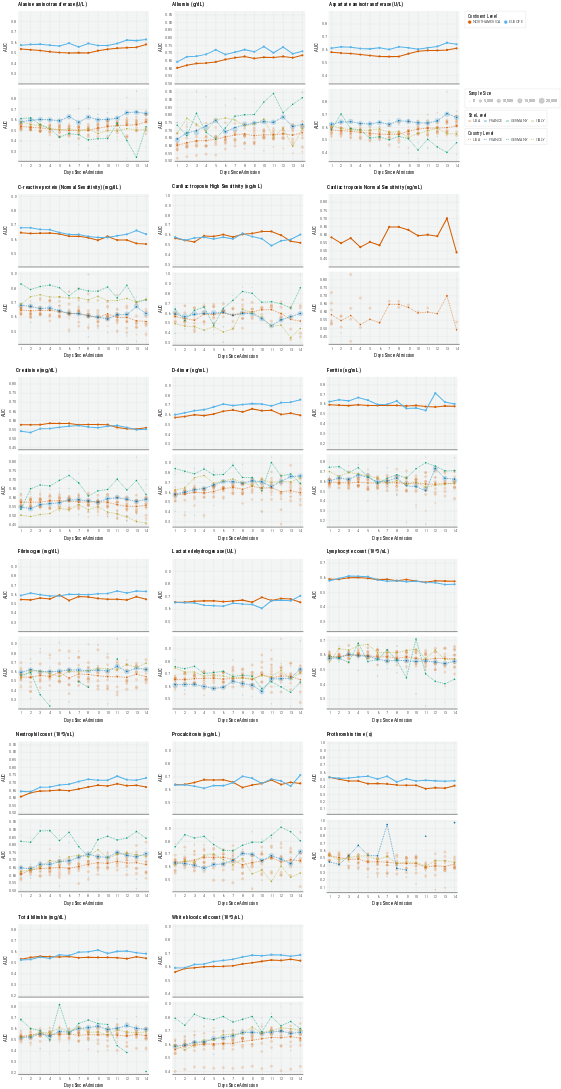

Here is the notebook cell this chart was saved with:
### Code cell
def plot_lab(df=None, lab='Neutrophil count (10*3/uL)', is_country=True):
    d = df.copy()
    d = d[d.lab == lab]
        
    showLegend = False
    if (lab == 'Aspartate aminotransferase (U/L)'): # | (lab == 'Cardiac troponin Normal Sensitivity (ng/mL)') | (lab == 'Ferritin (ng/mL)') | (lab == 'Lymphocyte count (10*3/uL)') | (lab == 'Prothrombin time (s)'):
        showLegend = True
    
    """
    Continent-Level
    """
    nd = d[d.siteid.str.contains('USA') | d.siteid.str.contains('EUROPE')].copy()
    nd.siteid = nd.siteid.apply(lambda x: x.replace('META-', ''))
    nd.siteid = nd.siteid.apply(lambda x: x.replace('USA', 'NORTH AMERICA'))
    color_scale=alt.Scale(domain=continents, range=continent_colors)
    
    plot = alt.Chart(
        nd
    ).mark_line(
#         point=True,
        size=3.5,
#         stroke='black',
        opacity=1
    ).encode(
        x=alt.X("day:Q", title=None, axis=alt.Axis(labelAngle=0, tickCount=10, labels=False), scale=alt.Scale(clamp=True, nice=False, padding=10)),
        y=alt.Y("value:Q", title='AUC', scale=alt.Scale(zero=False, nice=False, padding=10)),
        # shape=alt.Shape("siteid:N", title='Continent', scale=alt.Scale(domain=['USA', 'EUROPE'], range=['circle', 'diamond']), legend=alt.Legend() if showLegend else None),
        color=alt.Color("siteid:N", title='Continent Level', scale=color_scale, legend=alt.Legend() if showLegend else None)
    ).properties(
        width=450,
        height=250
    )
    
    point = plot.mark_point(
        filled=True,
        opacity=1,
        size=60
    ).encode(
        color=alt.Color("siteid:N", title='Continent Level', scale=color_scale)
    )
    

    rp = (plot + point)
    
    """
    Country-Level
    """
    dm = d[d.siteid.str.contains('META')].copy()
    dm = dm[~dm.siteid.str.contains('EUROPE')]
    dm.siteid = dm.siteid.apply(lambda x: x.replace('META-', ''))
    dm.level = "continent"
    color_scale=alt.Scale(domain=countries, range=country_colors)
    
    plot = alt.Chart(
        dm
    ).mark_line(
        point=False,
        size=2,
#         stroke='black',
        opacity=1
    ).encode(
        x=alt.X("day:Q", title='Days Since Admission', axis=alt.Axis(labelAngle=0, tickCount=10, labels=False), scale=alt.Scale(clamp=True, nice=False, padding=10)),
        y=alt.Y("value:Q", title='AUC', scale=alt.Scale(zero=False, nice=False, padding=10)),
        # shape=alt.Shape("siteid:N", title='Continent', scale=alt.Scale(domain=['USA', 'EUROPE'], range=['circle', 'diamond']), legend=alt.Legend() if showLegend else None),
        color=alt.Color("siteid:N", title='Country Level', scale=color_scale, legend=alt.Legend(symbolDash=[3, 3]) if showLegend else None),
        strokeDash=alt.value([3, 3])
    ).properties(
        width=450,
        height=250
    )
    
    point = plot.mark_point(
        filled=True,
        opacity=1,
        size=30
    ).encode(
        color=alt.Color("siteid:N", title='Country', scale=color_scale, legend=None)
    )
    

    cp = alt.layer(plot, point).resolve_scale(color='independent')

    """
    Site-Level
    """
    dm = d[~d.siteid.str.contains('META')].copy()
    color_scale=alt.Scale(domain=countries, range=country_colors)

    plot = alt.Chart(
        dm
    ).mark_line(
        point=False,
        size=2.5,
#         stroke='black',
        opacity=0
    ).encode(
        x=alt.X("day:Q", title='Days Since Admission', axis=alt.Axis(labelAngle=0, tickCount=10, labels=True), scale=alt.Scale(clamp=True, nice=False, padding=10)),
        y=alt.Y("value:Q", title='AUC', scale=alt.Scale(zero=False, nice=False, padding=10)),
        color=alt.Color("country:N", title='Site Level', scale=color_scale, legend=alt.Legend() if showLegend else None),
    ).properties(
        width=450,
        height=250
    )
    
    point = plot.mark_point(
        filled=True,
        opacity=0.2,
        size=150,
    ).encode(
        color=alt.Color("country:N", title="Site Level", scale=alt.Scale(domain=countries, range=country_colors), legend=None),
        size=alt.Size('N:Q', title='Sample Size', legend=alt.Legend(symbolFillColor='black') if showLegend else None, scale=alt.Scale(domain=[0, 20000])),
        
        # color=alt.Color("N:Q", title='Sample Size', legend=alt.Legend() if showLegend else None),
        # shape=alt.Shape("siteid:N", title=None, scale=alt.Scale(domain=sites, range=site_shapes), legend=None),
        
        # opacity=alt.Opacity('N:Q', title='Sample Size', scale=alt.Scale(range=[0, 1]))
    )
    

    sp = alt.layer(plot, point)
    
    """
    Combine
    """
    plot = alt.vconcat(rp, alt.layer(sp, cp).resolve_scale(color='independent'), spacing=10).resolve_scale(color='independent', size='independent', shape='independent', y='shared', x='shared')
    # plot = (sp + cp).resolve_scale(color='independent', size='independent', shape='independent')
    
    plot = plot.properties(
        title={
            "text": [
                f"{lab}",
            ],
            "dx": 50,
            'fontSize': 18,
            "subtitleColor": "gray",
        }
    )

    return plot
# def plot_lab(df=None, lab='Neutrophil count (10*3/uL)', is_country=True):
#     d = df.copy()
#     d = d[d.lab == lab]
    
#     showLegend = False
#     if lab == 'Aspartate aminotransferase (U/L)':
#         showLegend = True
    
#     """
#     Country-Level
#     """
#     dm = d[d.siteid.str.contains('META')].copy()
#     dm.siteid = dm.siteid.apply(lambda x: x.replace('META-', ''))
#     color_scale=alt.Scale(domain=countries, range=country_colors)
    
#     plot = alt.Chart(
#         dm
#     ).mark_line(
# #         point=True,
#         size=2.5,
# #         stroke='black',
#         opacity=1
#     ).encode(
#         x=alt.X("day:Q", title='Days Since Admission', axis=alt.Axis(labelAngle=0, tickCount=10), scale=alt.Scale(clamp=True, nice=False, padding=10)),
#         y=alt.Y("value:Q", title='AUC', scale=alt.Scale(zero=False, nice=False, padding=10)),
#         # shape=alt.Shape("siteid:N", title='Continent', scale=alt.Scale(domain=['USA', 'EUROPE'], range=['circle', 'diamond']), legend=alt.Legend() if showLegend else None),
#         color=alt.Color("siteid:N", title='Country & Continent', scale=color_scale, legend=alt.Legend() if showLegend else None),
#     ).properties(
#         width=450,
#         height=250
#     )
    
#     point = plot.mark_point(
#         filled=True,
#         opacity=1,
#         size=30
#     ).encode(
#         color=alt.Color("siteid:N", title='Country & Continent', scale=color_scale)
#     )
    

#     cp = (plot + point) # if is_country else plot

#     """
#     Site-Level
#     """
#     dm = d[~d.siteid.str.contains('META')].copy()
#     color_scale=alt.Scale(domain=sites, range=site_colors)

#     plot = alt.Chart(
#         dm
#     ).mark_line(
# #         point=True,
#         size=2.5,
# #         stroke='black',
#         opacity=0
#     ).encode(
#         x=alt.X("day:Q", title='Days Since Admission', axis=alt.Axis(labelAngle=0, tickCount=10), scale=alt.Scale(clamp=True, nice=False, padding=10)),
#         y=alt.Y("value:Q", title='AUC', scale=alt.Scale(zero=False, nice=False, padding=10)),
#         color=alt.Color("siteid:N", title=None, scale=color_scale, legend=None),
#     ).properties(
#         width=450,
#         height=250
#     )
    
#     point = plot.mark_point(
#         filled=True,
#         opacity=0.5,
#         size=150
#     ).encode(
#         color=alt.Color("siteid:N", title=None, scale=alt.Scale(domain=sites, range=site_colors), legend=None),
#         size=alt.Size('N:Q', title='Sample Size', legend=alt.Legend() if showLegend else None),
        
#         # color=alt.Color("N:Q", title='Sample Size', legend=alt.Legend() if showLegend else None),
#         # shape=alt.Shape("siteid:N", title=None, scale=alt.Scale(domain=sites, range=site_shapes), legend=None),
        
#         # opacity=alt.Opacity('N:Q', title='Sample Size', scale=alt.Scale(range=[0, 1]))
#     )
    

#     sp = (plot + point) # if is_country else plot
    
#     """
#     Combine
#     """
#     plot = (sp + cp).resolve_scale(color='independent', size='independent', shape='independent')
    
#     plot = plot.properties(
#         title={
#             "text": [
#                 f"{lab.capitalize()}",
#             ],
#             "dx": 50,
#             'fontSize': 18,
#             "subtitleColor": "gray",
#         }
#     )

#     return plot

# plot = plot_lab(df=df)

p1 = alt.hconcat(*(
   plot_lab(df=df, lab=lab, is_country=True) for lab in unique_labs[0:3]
), spacing=30)#.resolve_scale(color='shared', shape='shared', stroke='independent', size='independent')

p2 = alt.hconcat(*(
   plot_lab(df=df, lab=lab, is_country=True) for lab in unique_labs[3:6]
), spacing=30)#.resolve_scale(color='shared', shape='shared', stroke='independent', size='independent')

p3 = alt.hconcat(*(
   plot_lab(df=df, lab=lab, is_country=True) for lab in unique_labs[6:9]
), spacing=30)#.resolve_scale(color='shared', shape='shared', stroke='independent', size='independent')

p4 = alt.hconcat(*(
   plot_lab(df=df, lab=lab, is_country=True) for lab in unique_labs[9:12]
), spacing=30)#.resolve_scale(color='shared', shape='shared', stroke='independent', size='independent')

p5 = alt.hconcat(*(
   plot_lab(df=df, lab=lab, is_country=True) for lab in unique_labs[12:15]
), spacing=30)#.resolve_scale(color='shared', shape='shared', stroke='independent', size='independent')

p6 = alt.hconcat(*(
   plot_lab(df=df, lab=lab, is_country=True) for lab in unique_labs[15:18]
), spacing=30)#.resolve_scale(color='shared', shape='shared', stroke='independent', size='independent')

plot = alt.vconcat(p1, p2, p3, p4, p5, p6, spacing=30)#.resolve_scale(color='shared')

# plot = plot.properties(
#     title={
# #         "text": [
# #             f"Lab Trajectory",
# #         ],
#         "dx": 30,
# #         "subtitle": [
# #             get_visualization_subtitle(data_release=data_release, with_num_sites=False)
# #         ],
#         "subtitleColor": "gray",
#     }
# )

plot = apply_theme(
    plot,
    axis_y_title_font_size=16,
    title_anchor='start',
    legend_orient='right',
    legend_title_orient='top',
    axis_label_font_size=14,
    header_label_font_size=16,
    subtitle_font_size=18,
#     point_size=100
)

plot
